Frame 1 (no input): blank canvas, image omitted
Frame 60 (the mouse pressed at the canvas centre just before this capture): blank canvas, image omitted
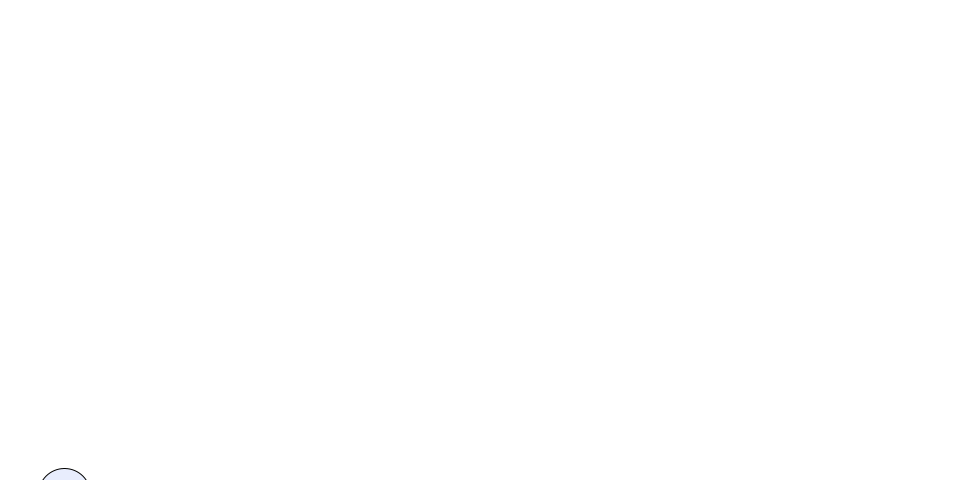
Frame 120 (the mouse held since frame 60 and released just before this capture)

The Processing sketch whose frames 1 and 60 were blank and that drew this single picture after the mouse press (run headless with seeded random() and noise(); from frame 60 on, the mouse is pressed at the canvas centre):

// Processing sketch: ThousandBubbles
// ── ThousandBubbles.pde
Bubble[] bubbles = new Bubble[20];
//Means, I will have an integer array called "bubbles" and there I'll create two of that.

boolean going=false;



void setup(){
  size(960,480);
  for(int i=0; i<bubbles.length; i++){
  bubbles[i] = new Bubble(random(30,60), random(255),random(255),random(255));
  }
}

void draw(){
  frameRate(30);
  background(255);
   
  for(int i=0; i<bubbles.length; i++){
    bubbles[i].display();//Call each object through dot syntax
    if(going){
      bubbles[i].ascend();
    }
    bubbles[i].top();
  }
  
}
  
  


void mousePressed(){
  going=!going;
}

// ── Bubble.pde
//This is how Bubble it self is. 
class Bubble{//Define the class.
//Class is a template for making an object.

//Data below
  float x = random(32+width-32);
  float y = random(height+32,900);
  float diameter;
  float YSpeed = random(0.5, 2.5);
  float ColorR;
  float ColorG;
  float ColorB;

  Bubble(float EachDiameter, float EachColorR, float EachColorG, float EachColorB){//In OOP we must initialize at HERE!
    //x=width/2; //Data of this object.
    //y=height;
    diameter=EachDiameter;
    ColorR=EachColorR;
    ColorG=EachColorG;
    ColorB=EachColorB;
    
    //diameter at here: variable
    //EachDiameter: Argument (local variable only to this function.)
  }

//Function of the Class below.
//All object have ability to excute those functions.
  void display(){
    stroke(0);
    fill(ColorR,ColorG,ColorB,30);
    ellipse(x,y,diameter,diameter);
  }
  
   void ascend(){//Class excute these functions.
    y=y-YSpeed;
    x=x+random(-2,2);
  }
  
  void top(){
    if(y<=diameter/2){
      y=random(height+32,900);
      //alternative: Ymove=0;
    }
  }
 
  
}
